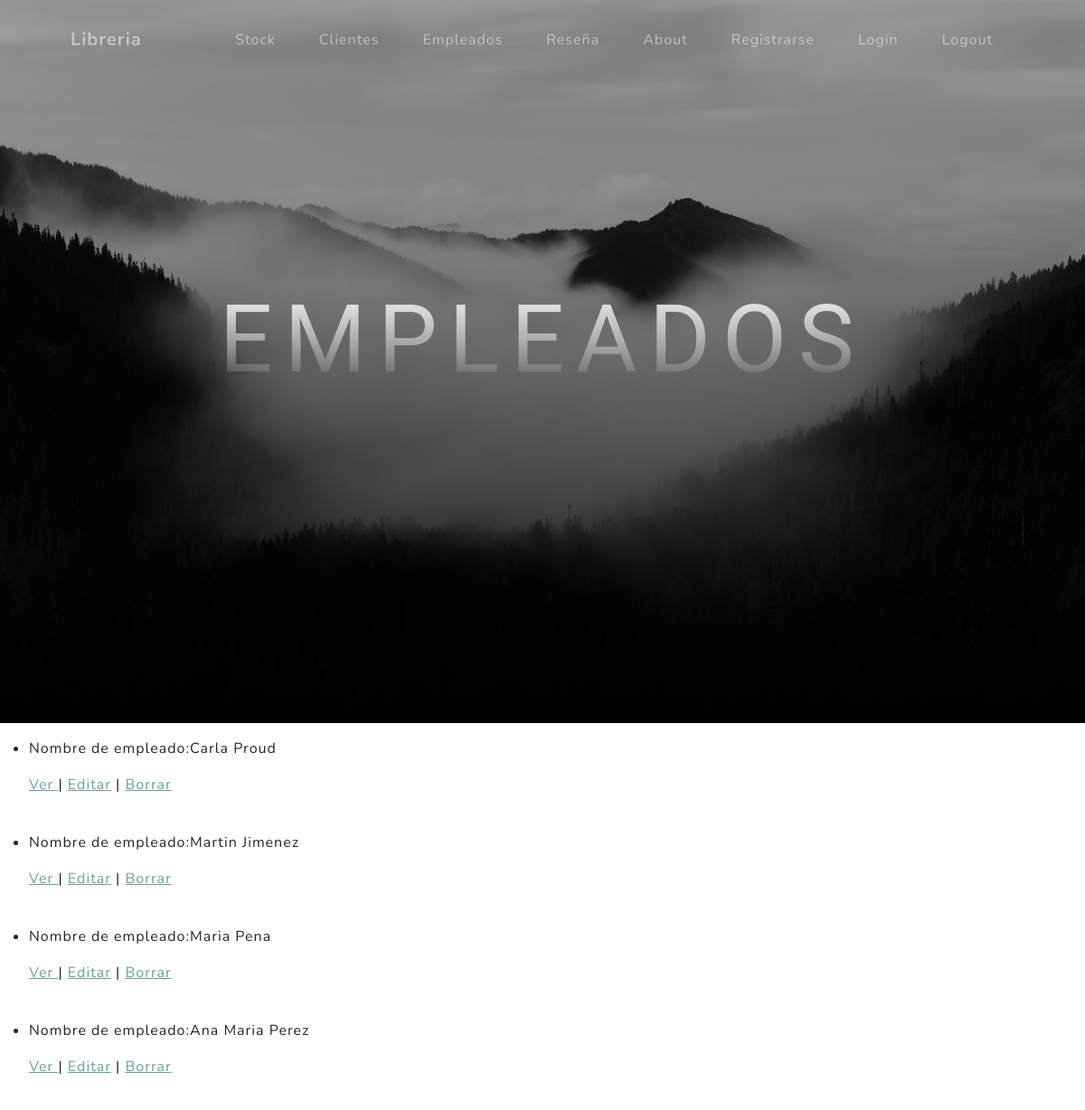
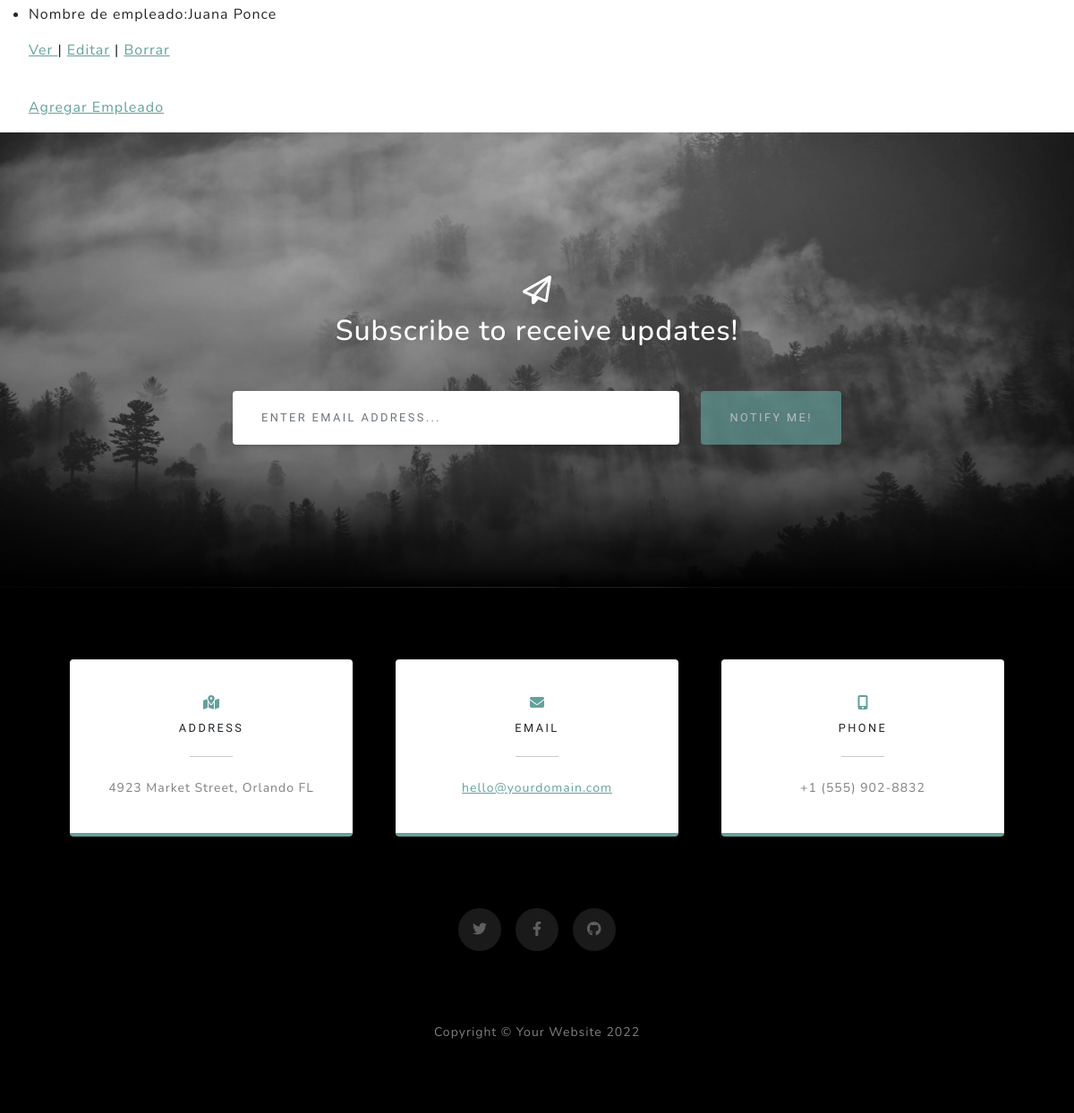
The page /AppLibreria/empleados on the database its author committed (2 pictures, top to bottom).
### APP_Libreria/models.py (models this page shows, shortened)
class Empleado(models.Model):
    nombre = models.CharField(max_length=64)
    correo = models.EmailField()
    cumpleaños = models.DateField()
    horario = models.IntegerField()
    legajo = models.IntegerField()

### APP_Libreria/views.py (the view)
# urls.py: path("empleados", Empleadoslist.as_view(), name="empleados"),
class Empleadoslist(ListView):
    model= Empleado
    template_name= "empleados.html"

### APP_Libreria/templates/empleados.html (shortened to what this page needs)
{% extends "inicio.html" %}
{% load static %}
{% block titulo %}
<h1 class="mb-5">EMPLEADOS</h1>
{% endblock %}
{% block libreria %}
<body>
    <ul>
        {% for Empleado in object_list %}
            <li>
                <p> Nombre de empleado:{{ Empleado.nombre }}</p>
                <p>
                    <a href="{% url 'empleados_detalle' Empleado.id %}"> Ver </a> |
                    <a href="{% url 'empleados_edit' Empleado.id %}"> Editar</a> |
                    <a href="{% url 'empleados_borrar' Empleado.id %}"> Borrar</a>
                </p>
            </li>
            <br>
        {% endfor %}
        <p><a href="{% url 'empleado_nuevo' %}"> Agregar Empleado</a></p>
    </ul>
</body>
{% endblock %}

### rows shown on the page
Empleado: nombre "Carla Proud"
Empleado: nombre "Martin Jimenez"
Empleado: nombre "Maria Pena"
Empleado: nombre "Ana Maria Perez"
Empleado: nombre "Juana Ponce"
